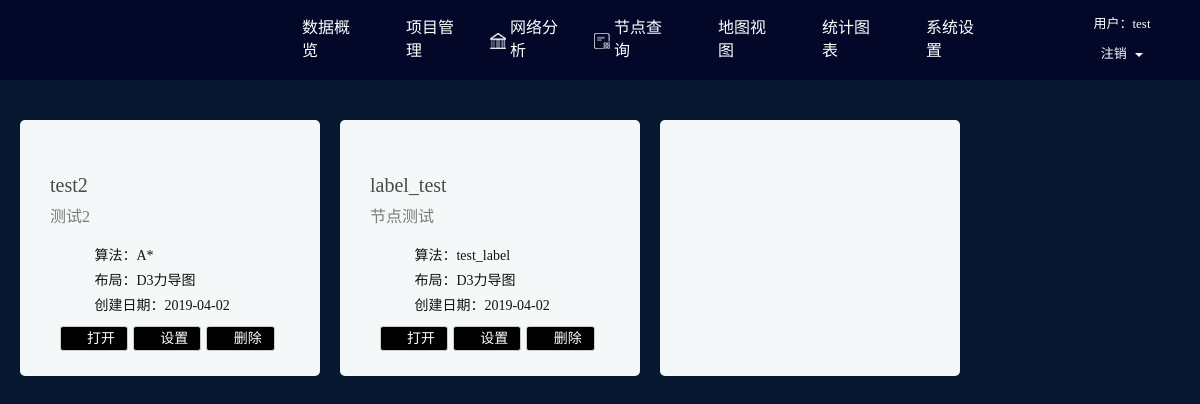
Before: /project/ (signed in) with the older database file.
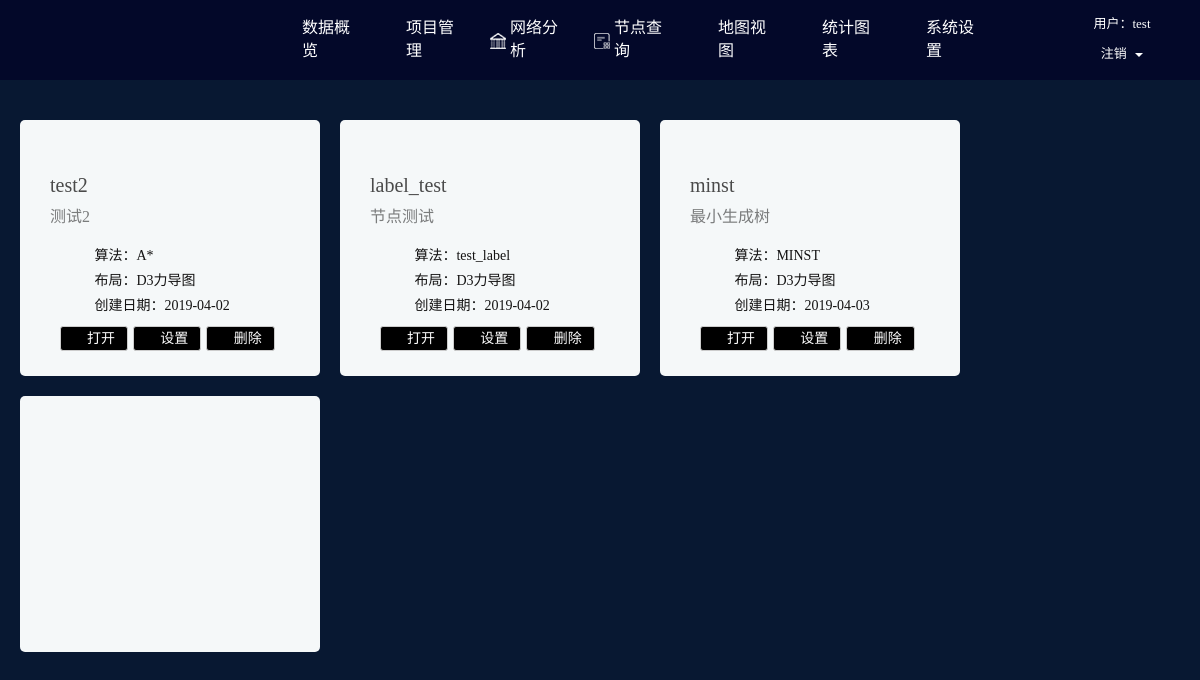
After: the same page with the newer database file.
### project/models.py (models this page shows)
class project_module(models.Model):
    project_name = models.CharField('项目名称',max_length=30)
    project_algo = models.ForeignKey(algo_module,on_delete=models.CASCADE,default='')
    project_file = models.FilePathField('外部数据',path='./upload/')
    project_date = models.DateTimeField('添加日期',auto_now_add = True)
    project_text = models.TextField('描述',default='')
    project_layout =  models.CharField('布局',max_length=30)

### path/models.py (models this page shows)
class algo_module(models.Model):
    algo_name = models.CharField('算法名称',max_length=30)
    algo_content = models.TextField('内容')
    algo_date = models.DateTimeField('添加日期',auto_now_add = True)
    algo_return = models.CharField('返回值类型',max_length=20)

### project/views.py (the view)
# urls.py: path('project/',include('project.urls')),
def project(request):
    title = "项目管理"
    username = request.user.username
    if not username:
        return redirect('/user/login.html')
    else:
        project_list = list(project_module.objects.all())
        algo_list = list(algo_module.objects.all().values('algo_name'))
        return render(request, 'project.html', locals())

### project/templates/project.html (shortened to what this page needs)
{% extends 'base.html' %}
{% block link %}
{% load staticfiles %}
<link rel="stylesheet" href="{% static "css/project.css" %}" >
{% endblock %}
{% block content %}
<div class="project_content">
    <div class="dashboard">
        <ul>
            {% for i in project_list %}
            <li class="c-col6">
                <div>
                    <a href="#">
                        <h4 class="c-line-clamp">{{ i.project_name }}</h4>
                        <p class="m-product-panel-list-note">{{ i.project_text }}</p>
                        <ul class="m-product-panel-list-detail">
                            <li>
                                <span class="glyphicon glyphicon-font"></span>
                                <span>算法：{{ i.project_algo.algo_name }}</span>
                            </li>
                            <li>
                                <span class="glyphicon glyphicon-eye-open"></span>
                                <span>布局：{{ i.project_layout }}</span>
                            </li>
                            <li>
                                <span class="glyphicon glyphicon-calendar"></span>
                                <span>创建日期：{{ i.project_date|date:"Y-m-d" }}</span>
                            </li>
                        </ul>
                        <button onclick="project_del({{ i.id }})" type="button" class="btn btn-default">
                            <span class="glyphicon glyphicon glyphicon-trash" aria-hidden="true"></span> 删除
                        </button>
                        <button onclick="" type="button" class="btn btn-default">
                            <span class="glyphicon glyphicon-cog" aria-hidden="true"></span> 设置
                        </button>
                        <button onclick="window.location.href='/project/analysis?id={{ i.id }}'" type="button" class="btn btn-default">
                            <span class="glyphicon glyphicon glyphicon-open" aria-hidden="true"></span> 打开
                        </button>
                    </a>
                </div>
            </li>
            {% endfor %}
            <li class="c-col6">
                <div class="gly-button">
                    <button onclick="project_add()" class="gly-btn">
                        <span class="glyphicon glyphicon-plus-sign" id="gly-add"></span>
                    </button>
                </div>
            </li>
        </ul>
    </div>
</div>
{% endblock %}

Changed rows visible on the page:
added project_module: project_name "minst", project_text "最小生成树", project_algo.algo_name "MINST", project_layout "D3力导图", project_date "2019-04-03"
